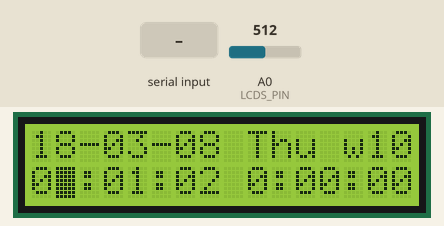
The sketch below on a simulated Arduino Uno, built with avr-gcc and run on an emulated ATmega328P. On the bench: 16×2 character LCD. The inputs (shaded band) are chosen by the test bench; at power-on: A0 (LCDS_PIN) = 512. What the sketch prints to the serial monitor is not drawn.

Above: at 3.2 s.
3.3 s: "D90\n" received over Serial
At 5.54 s:
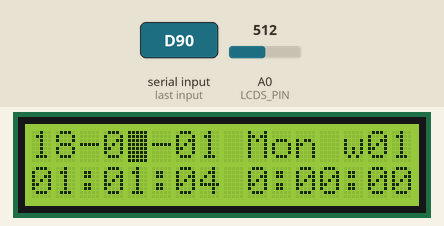
6.3 s: A0 (LCDS_PIN) set to 540
7.8 s: A0 (LCDS_PIN) set to 563
At 9.1 s:
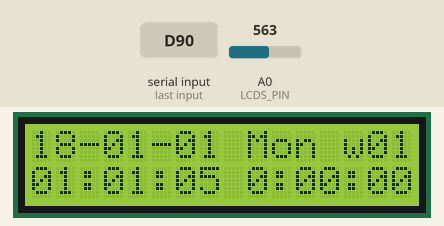
9.8 s: byte 67 ('C') received over Serial
At 12.1 s:
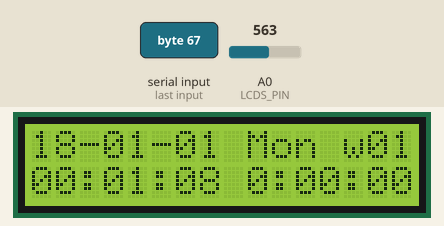
12.8 s: byte 100 ('d') received over Serial
At 14.1 s:
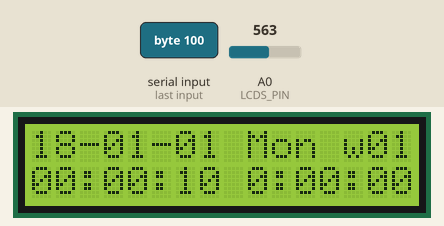
15.8 s: A0 (LCDS_PIN) set to 40
At 16.0 s:
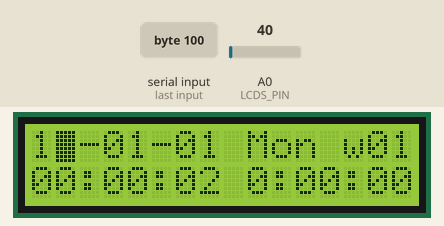
Timing chart, 0 to 18.4 s (numbered marks = the images above; inputs shaded):
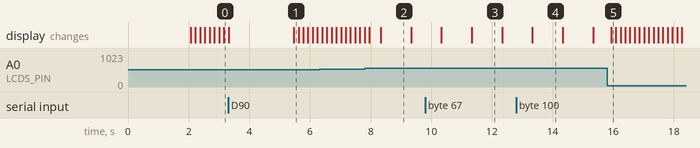

Measured:
- what the display in image 2 shows lasts 1.0 s, from 8.3 s to 9.3 s

The sketch:

Clock.ino
```cpp
// (licence header left out)
#include <LiquidCrystal.h>
#include <TimerOne.h>

#define APP_TITLE  "Clock v1.1.2    "
#define APP_AUTHOR "Lars Lindehaven "
#define MICRO_SECS 1000295L
#define LCDS_PIN   A0
#define TIMER_EXP  10
#define SERIAL     1
#ifdef SERIAL
#define BAUDRATE   9600
#endif

enum State {
  FSM_RUN,
  FSM_DATE_YEAR,
  FSM_DATE_MONTH,
  FSM_DATE_DAY,
  FSM_TIME_HOUR,
  FSM_TIME_MINUTE,
  FSM_TIME_SECOND,
  FSM_TIMER_HOUR,
  FSM_TIMER_MINUTE,
  FSM_TIMER_SECOND,
  FSM_ADJUST
};

enum {
  VAL_OK,
  VAL_TOO_HIGH,
  VAL_TOO_LOW
};

enum {
  BTN_NONE,
  BTN_SELECT,
  BTN_LEFT,
  BTN_UP,
  BTN_DOWN,
  BTN_RIGHT
};

typedef struct {
  unsigned int year;
  unsigned int month;
  unsigned int day;
} Date;

typedef struct {
  unsigned int hour;
  unsigned int minute;
  unsigned int second;
} Time;

typedef struct {
  unsigned int totSeconds;
  unsigned int expSeconds;
  Time time;
} Timer;

LiquidCrystal myLCD(8, 9, 4, 5, 6, 7);
Date myDate = {2018, 3, 8};
Time myTime = {1, 1, 2};
Timer myTimer = {0, TIMER_EXP, {0, 0, 0}};
Timer myTimerPreset = {0, TIMER_EXP, {0, 0, 0}};
unsigned int myState = FSM_RUN;
unsigned long int myMicroSecs = MICRO_SECS;

static int setYear(Date &d, int year);
static int setMonth(Date &d, int month);
static int setDay(Date &d, int day);
static int setHour(Time &t, int hour);
static int setMinute(Time &t, int minute);
static int setSecond(Time &t, int second);
static int setTimerHour(Timer &t, int hour);
static int setTimerMinute(Timer &t, int minute);
static int setTimerSecond(Timer &t, int second);
static void setTimerTotSeconds(Timer &t);
static void copyTimer(Timer &td, Timer ts);
static void setTimer1(long int microSecs);
static void addSecondToDateTime(Date &d, Time &t);
static void subtractSecondFromTimer(Timer &t);
static int getDayOfWeek(int y, int m, int d);
static int getWeekNumber(int y, int m, int d);
static int readButton(int adcButtonIn);
static void displayDate(Date d);
static void displayDayOfWeek(Date d);
static void displayWeekNumber(Date d);
static void displayTime(Time t);
static void displayTimer(Timer t);
static void displayTimer1();
static void displayMain(Date d, Time t, Timer tr);

static int setYear(Date &d, int year)
{
  if (year < 2018) {
    d.year = 2018;
    return VAL_TOO_LOW;
  }
  else if (year > 2099)
  {
    d.year = 2099;
    return VAL_TOO_HIGH;
  }
  else
  {
    d.year = year;
    return VAL_OK;
  }
}

static int setMonth(Date &d, int month)
{
  if (month < 1)
  {
    d.month = 1;
    return VAL_TOO_LOW;
  }
  else if (month > 12)
  {
    d.month = 12;
    return VAL_TOO_HIGH;
  }
  else
  {
    d.month = month;
    return VAL_OK;
  }
}

static int setDay(Date &d, int day)
{
  if (day < 1)
  {
    d.day = 1;
    return VAL_TOO_LOW;
  }
  else
  {
    switch (d.month)
    {
      case 2:
        if (day > 28 && d.year % 4)
        {
          d.day = 28;
          return VAL_TOO_HIGH;
        }
        else if (day > 29)
        {
          d.day = 29;
          return VAL_TOO_HIGH;
        }
        break;
      case 4: case 6: case 9: case 11:
        if (day > 30)
        {
          d.day = 30;
          return VAL_TOO_HIGH;
        }
        break;
      default:
        if (day > 31)
        {
          d.day = 31;
          return VAL_TOO_HIGH;
        }
        break;
    }
    d.day = day;
    return VAL_OK;
  }
}

static int setHour(Time &t, int hour)
{
  if (hour < 0)
  {
    t.hour = 0;
    return VAL_TOO_LOW;
  }
  else if (hour > 23)
  {
    t.hour = 23;
    return VAL_TOO_HIGH;
  }
  else
  {
    t.hour = hour;
    return VAL_OK;
  }
}

static int setMinute(Time &t, int minute)
{
  if (minute < 0)
  {
    t.minute = 0;
    return VAL_TOO_LOW;
  }
  else if (minute > 59)
  {
    t.minute = 59;
    return VAL_TOO_HIGH;
  }
  else
  {
    t.minute = minute;
    return VAL_OK;
  }
}

static int setSecond(Time &t, int second)
{
  if (second < 0)
  {
    t.second = 0;
    return VAL_TOO_LOW;
  }
  else if (second > 59)
  {
    t.second = 59;
    return VAL_TOO_HIGH;
  }
  else
  {
    t.second = second;
    return VAL_OK;
  }
}

static int setTimerHour(Timer &t, int hour)
{
  if (hour < 0)
  {
    t.time.hour = 0;
    setTimerTotSeconds(t);
    return VAL_TOO_LOW;
  }
  else if (hour > 9)
  {
    t.time.hour = 9;
    setTimerTotSeconds(t);
    return VAL_TOO_HIGH;
  }
  else
  {
    t.time.hour = hour;
    setTimerTotSeconds(t);
    return VAL_OK;
  }
}

static int setTimerMinute(Timer &t, int minute)
{
  if (minute < 0)
  {
    t.time.minute = 0;
    setTimerTotSeconds(t);
    return VAL_TOO_LOW;
  }
  else if (minute > 59)
  {
    t.time.minute = 59;
    setTimerTotSeconds(t);
    return VAL_TOO_HIGH;
  }
  else
  {
    t.time.minute = minute;
    setTimerTotSeconds(t);
    return VAL_OK;
  }
}

static int setTimerSecond(Timer &t, int second)
{
  if (second < 0)
  {
    t.time.second = 0;
    setTimerTotSeconds(t);
    return VAL_TOO_LOW;
  }
  else if (second > 59)
  {
    t.time.second = 59;
    setTimerTotSeconds(t);
    return VAL_TOO_HIGH;
  }
  else
  {
    t.time.second = second;
    setTimerTotSeconds(t);
    return VAL_OK;
  }
}

static void setTimerTotSeconds(Timer &t)
{
  t.totSeconds = t.time.hour * 3600 + t.time.minute * 60 + t.time.second;
}

static void copyTimer(Timer &td, Timer ts)
{
  td.totSeconds = ts.totSeconds;
  td.expSeconds = ts.expSeconds;
  td.time.hour = ts.time.hour;
  td.time.minute = ts.time.minute;
  td.time.second = ts.time.second;
}

static void setTimer1(long int microSecs)
{
  noInterrupts();
  if (microSecs < 990000L)
    myMicroSecs = 990000L;
  else if (microSecs > 1010000L)
    myMicroSecs = 1010000L;
  else
    myMicroSecs = microSecs;
  Timer1.initialize(myMicroSecs);
  Timer1.attachInterrupt(ISR_SecondPassed);
  interrupts();
}

static void addSecondToDateTime(Date &d, Time &t)
{
  if (setSecond(t, ++t.second) == VAL_TOO_HIGH)
  {
    setSecond(t, 0);
    if (setMinute(t, ++t.minute) == VAL_TOO_HIGH)
    {
      setMinute(t, 0);
      if (setHour(t, ++t.hour) == VAL_TOO_HIGH)
      {
        setHour(t, 0);
        if (setDay(d, ++d.day) == VAL_TOO_HIGH)
        {
          setDay(myDate, 1);
          if (setMonth(d, ++d.month) == VAL_TOO_HIGH)
          {
            setMonth(d, 1);
            if (setYear(d, ++d.year) == VAL_TOO_HIGH)
            {
              d = {2099, 12, 31};
              t = {23, 59, 59};
            }
          }
        }
      }
    }
  }
}

static void subtractSecondFromTimer(Timer &t)
{
  if (t.totSeconds)
  {
    if (--t.totSeconds <= 0)
    {
      t.totSeconds = 0;
      t.time = {0, 0, 0};
    }
    else
    {
      t.time.hour = t.totSeconds / 3600;
      t.time.minute = (t.totSeconds - t.time.hour * 3600) / 60;
      t.time.second = t.totSeconds % 60;
    }
  }
}

static int getDayOfWeek(int y, int m, int d)
{
  static int tv[] = {0, 3, 2, 5, 0, 3, 5, 1, 4, 6, 2, 4};

  y -= m < 3;
  return (y + y/4 - y/100 + y/400 + tv[m-1] + d - 1) % 7;
}

static int getWeekNumber(int y, int m, int d)
{
  int t1 = getDayOfWeek(y, m, d);
  int t2 = getDayOfWeek(y, 1, 1);
  int t3 = getDayOfWeek(y+1, 1, 1);

  if (m == 1 && t2 > 3 && t2 < 7-(d-1))
    return getWeekNumber(y-1, 12, 31);
  else if (m == 12 && t3 > 30-(d-1) && t3 < 4)
    return 1;
  else
    return (t2 < 4) + 4*(m-1) + (2*(m-1) + (d-1) + t2 - t1 + 6) * 36 / 256;
}

static int readButton(int adcButtonIn)
{
  int adcKeyIn = analogRead(adcButtonIn);
  if (adcKeyIn > 1000) return BTN_NONE;
  if (adcKeyIn <   50) return BTN_RIGHT;
  if (adcKeyIn <  195) return BTN_UP;
  if (adcKeyIn <  380) return BTN_DOWN;
  if (adcKeyIn <  555) return BTN_LEFT;
  if (adcKeyIn <  790) return BTN_SELECT;
  return BTN_NONE;
}

static void displayDate(Date d)
{
  myLCD.setCursor(0, 0);
  myLCD.print(d.year - 2000); myLCD.print("-");
  if (d.month < 10) myLCD.print("0");
  myLCD.print(d.month); myLCD.print("-");
  if (d.day < 10) myLCD.print("0");
  myLCD.print(d.day);
#ifdef SERIAL
  if (myState == FSM_RUN)
  {
    Serial.print("Date=");
    Serial.print(d.year); Serial.print("-");
    if (d.month < 10) Serial.print("0");
    Serial.print(d.month); Serial.print("-");
    if (d.day < 10) Serial.print("0");
    Serial.print(d.day); Serial.print(" ");
  }
#endif
}

static void displayDayOfWeek(Date d)
{
  int weekDay = getDayOfWeek(d.year, d.month, d.day);

  myLCD.setCursor(9, 0);
  switch (weekDay)
  {
    case 0: myLCD.print("Mon"); break;
    case 1: myLCD.print("Tue"); break;
    case 2: myLCD.print("Wed"); break;
    case 3: myLCD.print("Thu"); break;
    case 4: myLCD.print("Fri"); break;
    case 5: myLCD.print("Sat"); break;
    case 6: myLCD.print("Sun"); break;
    default: myLCD.print("???"); break;
  }
#ifdef SERIAL
  if (myState == FSM_RUN)
  {
    Serial.print("Day=");
    Serial.print(weekDay);
    Serial.print(" ");
  }
#endif
}

static void displayWeekNumber(Date d)
{
  int weekNumber = getWeekNumber(d.year, d.month, d.day);

  myLCD.setCursor(13, 0);
  myLCD.print("w");
  if (weekNumber < 10) myLCD.print("0");
  myLCD.print(weekNumber);
#ifdef SERIAL
  if (myState == FSM_RUN)
  {
    Serial.print("Week=");
    Serial.print(weekNumber);
    Serial.print(" ");
  }
#endif
}

static void displayTime(Time t)
{
  myLCD.setCursor(0, 1);
  if (t.hour < 10) myLCD.print("0");
  myLCD.print(t.hour); myLCD.print(":");
  if (t.minute < 10) myLCD.print("0");
  myLCD.print(t.minute); myLCD.print(":");
  if (t.second < 10) myLCD.print("0");
  myLCD.print(t.second);
#ifdef SERIAL
  if (myState == FSM_RUN)
  {
    Serial.print("Time=");
    if (t.hour < 10) Serial.print("0");
    Serial.print(t.hour); Serial.print(":");
    if (t.minute < 10) Serial.print("0");
    Serial.print(t.minute); Serial.print(":");
    if (t.second < 10) Serial.print("0");
    Serial.print(t.second); Serial.print(" ");
  }
#endif
}

static void displayTimer(Timer t)
{
  myLCD.setCursor(9, 1);
  myLCD.print(t.time.hour); myLCD.print(":");
  if (t.time.minute < 10) myLCD.print("0");
  myLCD.print(t.time.minute); myLCD.print(":");
  if (t.time.second < 10) myLCD.print("0");
  myLCD.print(t.time.second);
#ifdef SERIAL
  if (myState == FSM_RUN)
  {
    Serial.print("Timer=");
    Serial.print(t.time.hour); Serial.print(":");
    if (t.time.minute < 10) Serial.print("0");
    Serial.print(t.time.minute); Serial.print(":");
    if (t.time.second < 10) Serial.print("0");
    Serial.print(t.time.second); Serial.print(" ");
    Serial.print("uSecs=");
    Serial.print(myMicroSecs); Serial.print(" ");
  }
#endif
}

static void displayTimer1()
{
  myLCD.setCursor(0, 1);
  myLCD.print(myMicroSecs);
  myLCD.print(" ");
}

static void displayMain(Date d, Time t, Timer tr)
{
  displayDate(d);
  displayDayOfWeek(d);
  displayWeekNumber(d);
  displayTime(t);
  displayTimer(tr);
}

#ifdef SERIAL
void serialEvent(void)
{
  if (Serial.available() > 0)
  {
    switch (Serial.read())
    {
      case 'D': case 'd':
        setYear(myDate, Serial.parseInt());
        setMonth(myDate, Serial.parseInt());
        setDay(myDate, Serial.parseInt());
        break;
      case 'C': case 'c':
        setHour(myTime, Serial.parseInt());
        setMinute(myTime, Serial.parseInt());
        setSecond(myTime, Serial.parseInt());
        break;
      case 'T': case 't':
        setTimerHour(myTimer, Serial.parseInt());
        setTimerMinute(myTimer, Serial.parseInt());
        setTimerSecond(myTimer, Serial.parseInt());
        copyTimer(myTimerPreset, myTimer);
        break;
      case 'A': case 'a':
        setTimer1(Serial.parseInt());
        break;
      case 'S': case 's':
        myState = Serial.parseInt();
        if (myState > FSM_ADJUST)
          myState = FSM_RUN;
        myLCD.clear();
        break;
      default:
        break;
    }
  }
}
#endif

void ISR_SecondPassed(void)
{
  if (myState != FSM_TIME_HOUR &&
      myState != FSM_TIME_MINUTE &&
      myState != FSM_TIME_SECOND)
  {
    addSecondToDateTime(myDate, myTime);
  }
  if (myState != FSM_TIMER_HOUR &&
      myState != FSM_TIMER_MINUTE &&
      myState != FSM_TIMER_SECOND)
  {
    subtractSecondFromTimer(myTimer);
    if (myTimer.totSeconds <= myTimer.expSeconds && myTimer.totSeconds % 2)
      myLCD.noDisplay();
    else
      myLCD.display();
  }
  if (myState == FSM_RUN)
  {
    displayMain(myDate, myTime, myTimer);
  }
#ifdef SERIAL
  Serial.print("State=");
  Serial.print(myState);
  Serial.println();
#endif
}

void setup(void)
{
#ifdef SERIAL
  Serial.begin(BAUDRATE);
  Serial.println(APP_TITLE);
  Serial.println(APP_AUTHOR);
#endif
  myLCD.begin(16, 2);
  myLCD.clear();
  myLCD.setCursor(0, 0);
  myLCD.print(APP_TITLE);
  myLCD.setCursor(0, 1);
  myLCD.print(APP_AUTHOR);
  delay(2000);
  myLCD.clear();
  setTimer1(MICRO_SECS);
}

void loop(void)
{
  int button, change;

  delay(150);
  button = readButton(LCDS_PIN);
  switch (button)
  {
    case BTN_SELECT:
      myState = FSM_RUN;
      change = 0;
      myLCD.noCursor();
      myLCD.noBlink();
      copyTimer(myTimer, myTimerPreset);
      break;
    case BTN_LEFT:
      if (myState == FSM_RUN || myState == FSM_DATE_YEAR)
        myState = FSM_ADJUST;
      else
        --myState;
      change = 0;
      break;
    case BTN_RIGHT:
      if (myState == FSM_RUN || myState == FSM_ADJUST)
        myState = FSM_DATE_YEAR;
      else
        ++myState;
      change = 0;
      break;
    case BTN_UP:
      if (myState != FSM_RUN)
        change = 1;
      break;
    case BTN_DOWN:
      if (myState != FSM_RUN)
        change = -1;
      break;
    default:
      ;
  }
  if (myState != FSM_RUN)
  {
    myLCD.cursor();
    myLCD.blink();
    switch (myState)
    {
      case FSM_DATE_YEAR:
        setYear(myDate, myDate.year + change);
        setMonth(myDate, myDate.month);
        setDay(myDate, myDate.day);
        displayMain(myDate, myTime, myTimer);
        myLCD.setCursor(1, 0);
        break;
      case FSM_DATE_MONTH:
        setMonth(myDate, myDate.month + change);
        setDay(myDate, myDate.day);
        displayMain(myDate, myTime, myTimer);
        myLCD.setCursor(4, 0);
        break;
      case FSM_DATE_DAY:
        setDay(myDate, myDate.day + change);
        displayMain(myDate, myTime, myTimer);
        myLCD.setCursor(7, 0);
        break;
      case FSM_TIME_HOUR:
        setHour(myTime, myTime.hour + change);
        displayMain(myDate, myTime, myTimer);
        myLCD.setCursor(1, 1);
        break;
      case FSM_TIME_MINUTE:
        setMinute(myTime, myTime.minute + change);
        displayMain(myDate, myTime, myTimer);
        myLCD.setCursor(4, 1);
        break;
      case FSM_TIME_SECOND:
        setSecond(myTime, myTime.second + change);
        displayMain(myDate, myTime, myTimer);
        myLCD.setCursor(7, 1);
        break;
      case FSM_TIMER_HOUR:
        setTimerHour(myTimer, myTimer.time.hour + change);
        copyTimer(myTimerPreset, myTimer);
        displayMain(myDate, myTime, myTimer);
        myLCD.setCursor(9, 1);
        break;
      case FSM_TIMER_MINUTE:
        setTimerMinute(myTimer, myTimer.time.minute + change);
        copyTimer(myTimerPreset, myTimer);
        displayMain(myDate, myTime, myTimer);
        myLCD.setCursor(12, 1);
        break;
      case FSM_TIMER_SECOND:
        setTimerSecond(myTimer, myTimer.time.second + change);
        copyTimer(myTimerPreset, myTimer);
        displayMain(myDate, myTime, myTimer);
        myLCD.setCursor(15, 1);
        break;
      case FSM_ADJUST:
        setTimer1(myMicroSecs + change);
        displayTimer1();
        if (myMicroSecs < 1000000L ) myLCD.setCursor(5, 1);
        else myLCD.setCursor(6, 1);
        break;
      default:
        noInterrupts();
        myLCD.clear();
        myLCD.setCursor(0, 0);
        myLCD.print("INTERNAL FAILURE");
        myLCD.setCursor(0, 1);
        myLCD.print(" Debug software ");
        while (1)
          ;
    }
  }
}
```
